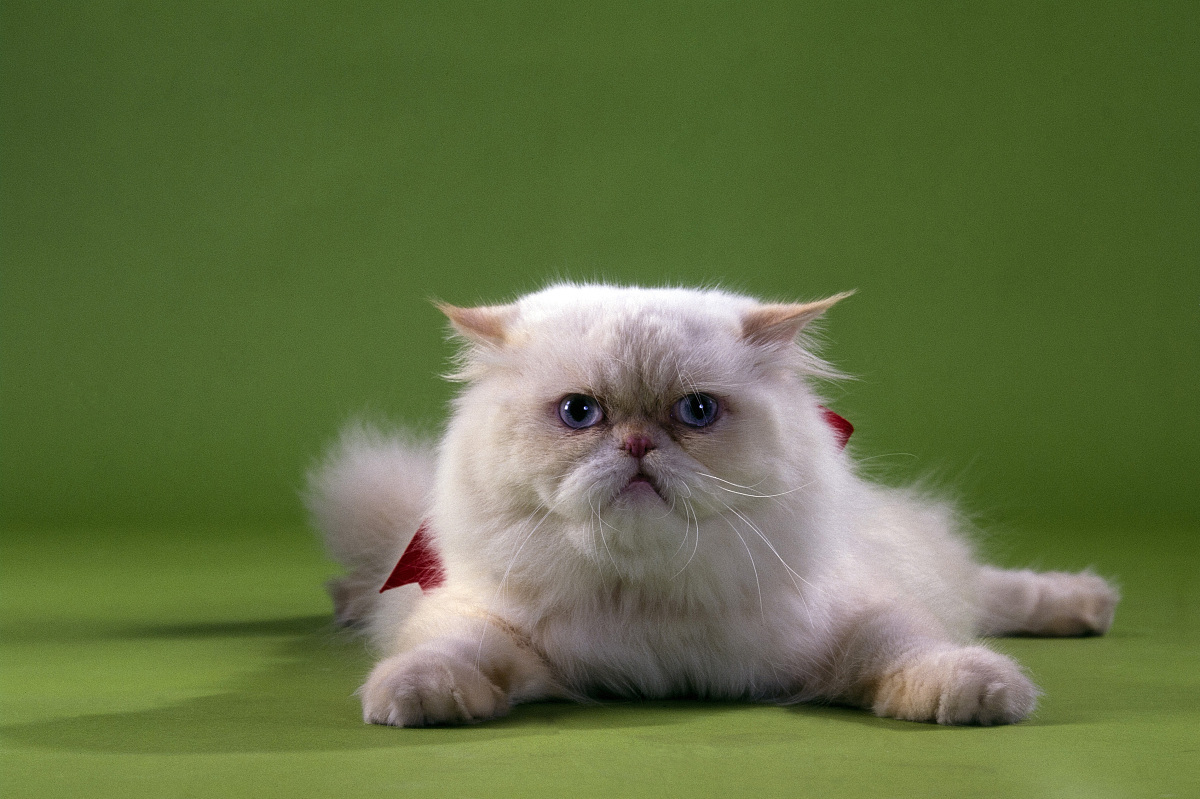
#> input picture cat_downloads.png, 1200 x 799 px, found by its file name
$ python create_gray_scale_image.py
#> lines starting #> are read from the running program, lines starting #| are printed output that depends on the picture
import numpy as np
#from keras.preprocessing import image
#from keras.applications import inception_v3
import numpy as np
import argparse
import cv2
#from matplotlib import pyplot as plt
#from matplotlib.colors import Normalize
from PIL import Image

mypath = '/Users/app/documents/dl/bigdata_article/article1/'
y = cv2.imread(mypath+'cat_downloads.png',0)
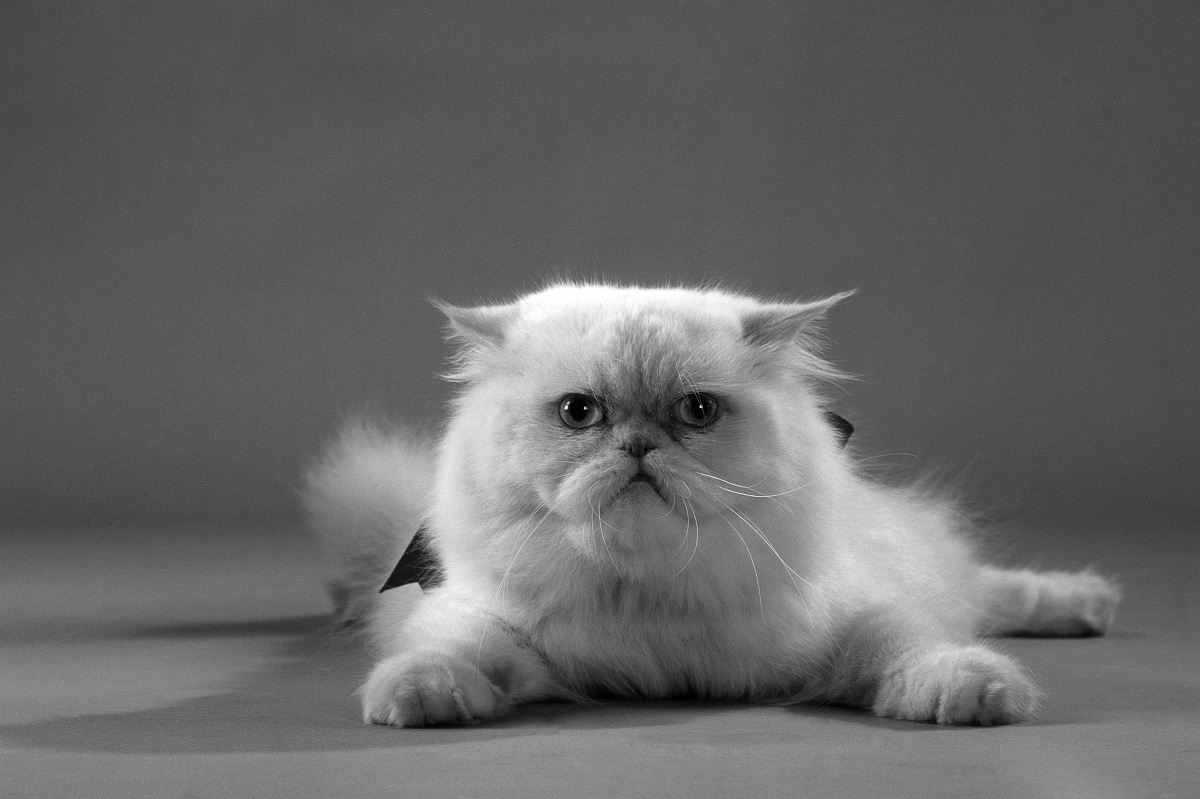
#> y: shape (799, 1200); min 0, max 255, mean 102.9

cv2.imwrite(mypath+'gray_cat.png',y)
